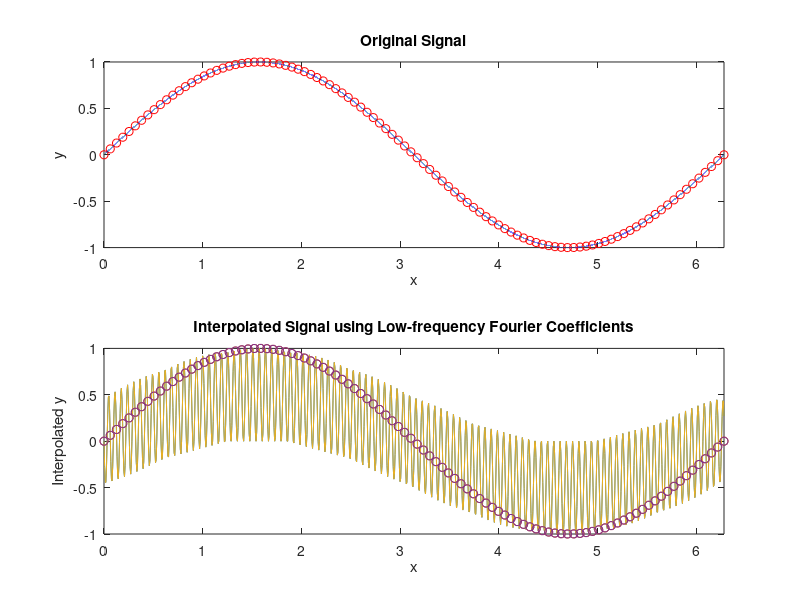

Source code (MATLAB):
% Parameters
n = 100; % number of original points
N_interp = 1000; % number of points after interpolation

% Original signal: real-valued sine wave
x = linspace(0, 2*pi, n);
y = sin(x);

% Compute DFT of the original signal
Y = fft(y);

% Zero padding: extend the DFT result to N_interp points
Y_padded = [Y, zeros(1, N_interp - n)];

% Inverse DFT of the zero-padded signal
y_interp = ifft(Y_padded) * N_interp / n;

% Define the new x-axis for the interpolated signal
x_interp = linspace(0, 2*pi, N_interp);
% Plot
figure;
subplot(2, 1, 1);
plot(x, y, 'or');
title('Original Signal');
xlabel('x');
ylabel('y');
hold on;
plot(linspace(0,2*pi,1000*n),sin(linspace(0,2*pi,1000*n)),'-');
axis([0 2*pi -1 1])

subplot(2, 1, 2);
plot(x_interp, real(y_interp));
title('Interpolated Signal using Discrete Fourier Representation');
xlabel('x');
ylabel('Interpolated y');
hold on;
plot(x, y, 'o');
axis([0 2*pi -1 1])
% Display the figure
shg;

subplot(2, 1, 2);
plot(x_interp, real(y_interp));
title('Interpolated Signal using Low-frequency Fourier Coefficients');
xlabel('x');
ylabel('Interpolated y');
hold on;
plot(x, y, 'o');
axis([0 2*pi -1 1])

% Display the figure
shg;
